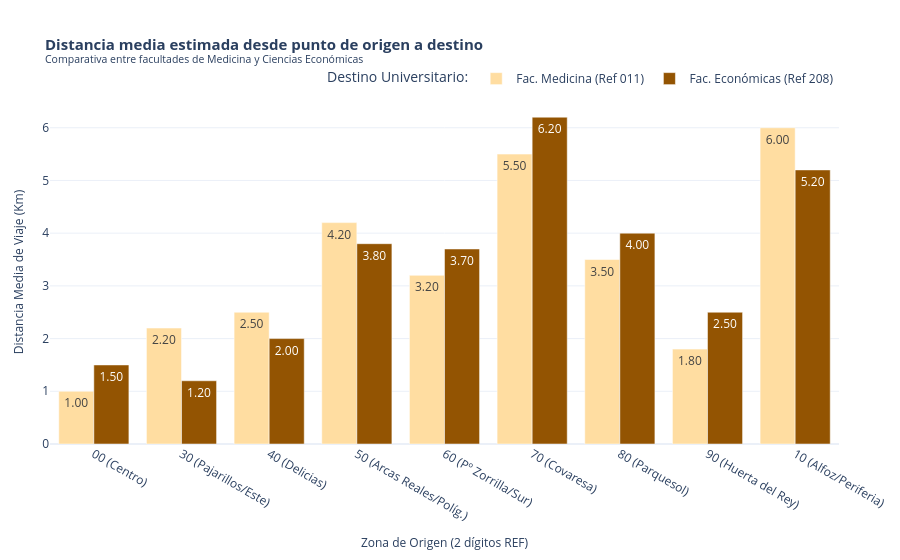

This figure's notebook cell:
### Markdown cell above
**Algunas conclusiones**

1. Eje universitario como motor de frecuencia:
- El estudiante de la UVA se encuentra en la esquina inferior izquierda de la matriz, representado en una burbuja de menor tamaño y un tono naranja muy suave. Presenta una complejidad topográfica baja (2,4 km) y una distancia corta (2.4 km)

- El eje comprendido por Plaza MAdrid - Campus Miguel Delibes es el mejor escenario para la bicicleta mecánica, pues es un trayecto que no presenta desniveles y los estudiantes pueden realizarlo de forma recurrente. Este punto puede relacionarse directamente con el anterior, en el cual se analizan las tarifas: un estudiante qie va y viene de casa amortiza el bono mensual de bicicleta convencional o mecánica con facilidad. 

2. Eje sanitario: flujo eléctrico 
- El estudiante de la UEMC está representado por la burbuja de mayor tamaño del gráfico y un tono naranja, con la ruta más larga (3.8 km) y dificultad media. 
- Con objeto de conectar Plaza Circular con el HURH y el campus de la UEMC, la bicicleta eléctrica pasa a ser la mejor opción, pues los horarios más rígidos y la mayor distancia requieren más velocidad. Aquí se refleja la razón de por qué la bicicleta eléctrica domina la cuota de mercado en estas estaciones, siendo éste eje una zona de alta prioridad de abastecimiento. 

3. Eje oeste: Parquesol. Flujo eléctrico de esfuerzo 
- El trabajador pendular está representado por la burbuja en color marrón oscuro, reflejando la mayor complejidad de terreno, con pendiente fuerte. 
- La distancia es de 3.1 kilómetros, pero las rampas de subida del barrio de Parquesol hacen que estre trayecto sea más difícil de practicar para el usuario de bicicleta convencional. Ello explica la saturación de espacios libres por la mañana (personas que bajan al centro, sin apenas esfuerzo).

### Code cell
#Perfil estudiante o investigador: conexión de Facultad de Medicina (011) y 
#Facultad de Ciencias Económicas (208)
#Al no disponer de coordenadas usamos REFERENCIA: columna que refleja el perfil geográfico que agrupa
#estaciones por cercanía y distrito 

import pandas as pd
import plotly.express as px # type: ignore

#1. Definir distancia media estimada (km) desde cada punto de origen hasta cada destino universitario 

distancia_media = {
    "Zona Origen": ["00 (Centro)", "30 (Pajarillos/Este)", "40 (Delicias)", "50 (Arcas Reales/Políg.)", 
                    "60 (Pº Zorrilla/Sur)", "70 (Covaresa)", "80 (Parquesol)", "90 (Huerta del Rey)", 
                    "10 (Alfoz/Periferia)"] * 2,
    "Facultad Destino": ["Fac. Medicina (Ref 011)"] * 9 + ["Fac. Económicas (Ref 208)"] * 9,
    "Distancia Media (Km)": [
        # Distancias medias a Fac. Medicina (Centro-Norte)
        1.0, 2.2, 2.5, 4.2, 3.2, 5.5, 3.5, 1.8, 6.0,
        # Distancias medias a Fac. Económicas (Campus la Magdalena - Noreste)
        1.5, 1.2, 2.0, 3.8, 3.7, 6.2, 4.0, 2.5, 5.2
    ]
}
df_distancia = pd.DataFrame(distancia_media)

#2. Gráfico interactivo de barras agrupadas
fig_dist = px.bar(
    df_distancia,
    x="Zona Origen",
    y="Distancia Media (Km)",
    color="Facultad Destino",
    barmode="group",
    title="<b>Distancia media estimada desde punto de origen a destino</b><br>"
          "<sup>Comparativa entre facultades de Medicina y Ciencias Económicas</sup>",
    labels={
        "Distancia Media (Km)": "Distancia Media de Viaje (Km)",
        "Zona Origen": "Zona de Origen (2 dígitos REF)"
    },
    color_discrete_map={
        "Fac. Medicina (Ref 011)": "#ffdda1",
        "Fac. Económicas (Ref 208)": "#935402"
    },
    text_auto=".2f"
)

#3. Ajustar estilo 
fig_dist.update_layout(
    template="plotly_white",
    title_font_size=15,
    xaxis_title_font_size=12,
    yaxis_title_font_size=12,
    legend=dict(
        title="Destino Universitario:",
        orientation="h",
        yanchor="bottom",
        y=1.02,
        xanchor="right",
        x=1
    ),
    margin=dict(l=50, r=50, t=100, b=50)
)

fig_dist.show()

### Figure 1 — Plotly figure (JSON) as saved in the notebook; plotly's stock layout.template omitted (floating-point values rounded to 4 significant figures)
{"data": [{"alignmentgroup": "True", "hovertemplate": "Facultad Destino=Fac. Medicina (Ref 011)<br>Zona de Origen (2 dígitos REF)=%{x}<br>Distancia Media de Viaje (Km)=%{y}<extra></extra>", "legendgroup": "Fac. Medicina (Ref 011)", "marker": {"color": "#ffdda1", "pattern": {"shape": ""}}, "name": "Fac. Medicina (Ref 011)", "offsetgroup": "Fac. Medicina (Ref 011)", "orientation": "v", "showlegend": true, "textposition": "auto", "texttemplate": "%{y:.2f}", "type": "bar", "x": ["00 (Centro)", "30 (Pajarillos/Este)", "40 (Delicias)", "50 (Arcas Reales/Políg.)", "60 (Pº Zorrilla/Sur)", "70 (Covaresa)", "80 (Parquesol)", "90 (Huerta del Rey)", "10 (Alfoz/Periferia)"], "xaxis": "x", "y": [1.0, 2.2, 2.5, 4.2, 3.2, 5.5, 3.5, 1.8, 6.0], "yaxis": "y"}, {"alignmentgroup": "True", "hovertemplate": "Facultad Destino=Fac. Económicas (Ref 208)<br>Zona de Origen (2 dígitos REF)=%{x}<br>Distancia Media de Viaje (Km)=%{y}<extra></extra>", "legendgroup": "Fac. Económicas (Ref 208)", "marker": {"color": "#935402", "pattern": {"shape": ""}}, "name": "Fac. Económicas (Ref 208)", "offsetgroup": "Fac. Económicas (Ref 208)", "orientation": "v", "showlegend": true, "textposition": "auto", "texttemplate": "%{y:.2f}", "type": "bar", "x": ["00 (Centro)", "30 (Pajarillos/Este)", "40 (Delicias)", "50 (Arcas Reales/Políg.)", "60 (Pº Zorrilla/Sur)", "70 (Covaresa)", "80 (Parquesol)", "90 (Huerta del Rey)", "10 (Alfoz/Periferia)"], "xaxis": "x", "y": [1.5, 1.2, 2.0, 3.8, 3.7, 6.2, 4.0, 2.5, 5.2], "yaxis": "y"}], "layout": {"barmode": "group", "legend": {"orientation": "h", "title": {"text": "Destino Universitario:"}, "tracegroupgap": 0, "x": 1, "xanchor": "right", "y": 1.02, "yanchor": "bottom"}, "margin": {"b": 50, "l": 50, "r": 50, "t": 100}, "title": {"font": {"size": 15}, "text": "<b>Distancia media estimada desde punto de origen a destino</b><br><sup>Comparativa entre facultades de Medicina y Ciencias Económicas</sup>"}, "xaxis": {"anchor": "y", "domain": [0, 1], "title": {"font": {"size": 12}, "text": "Zona de Origen (2 dígitos REF)"}}, "yaxis": {"anchor": "x", "domain": [0, 1], "title": {"font": {"size": 12}, "text": "Distancia Media de Viaje (Km)"}}}}
